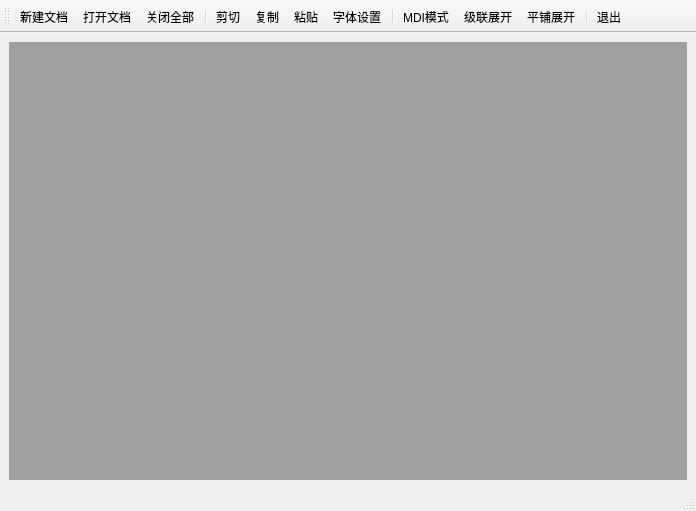
<?xml version="1.0" encoding="UTF-8"?>
<ui version="4.0">
 <class>myMainWindow</class>
 <widget class="QMainWindow" name="myMainWindow">
  <property name="geometry">
   <rect>
    <x>0</x>
    <y>0</y>
    <width>696</width>
    <height>511</height>
   </rect>
  </property>
  <property name="windowTitle">
   <string>myMainWindow</string>
  </property>
  <widget class="QWidget" name="centralwidget">
   <layout class="QGridLayout" name="gridLayout">
    <item row="0" column="0">
     <widget class="QMdiArea" name="mdiArea"/>
    </item>
   </layout>
  </widget>
  <widget class="QStatusBar" name="statusbar"/>
  <widget class="QToolBar" name="toolBar">
   <property name="windowTitle">
    <string>toolBar</string>
   </property>
   <property name="toolButtonStyle">
    <enum>Qt::ToolButtonTextUnderIcon</enum>
   </property>
   <attribute name="toolBarArea">
    <enum>TopToolBarArea</enum>
   </attribute>
   <attribute name="toolBarBreak">
    <bool>false</bool>
   </attribute>
   <addaction name="actDoc_New"/>
   <addaction name="actDoc_Open"/>
   <addaction name="actClose_All"/>
   <addaction name="separator"/>
   <addaction name="actCut"/>
   <addaction name="actCopy"/>
   <addaction name="actPaste"/>
   <addaction name="actFont"/>
   <addaction name="separator"/>
   <addaction name="actMDI_Model"/>
   <addaction name="actCasde_Open"/>
   <addaction name="actArea_Open"/>
   <addaction name="separator"/>
   <addaction name="actExit"/>
  </widget>
  <action name="actDoc_New">
   <property name="icon">
    <iconset resource="img.qrc">
     <normaloff>:/image/image/new.jfif</normaloff>:/image/image/new.jfif</iconset>
   </property>
   <property name="text">
    <string>新建文档</string>
   </property>
  </action>
  <action name="actDoc_Open">
   <property name="icon">
    <iconset resource="img.qrc">
     <normaloff>:/image/image/open.jfif</normaloff>:/image/image/open.jfif</iconset>
   </property>
   <property name="text">
    <string>打开文档</string>
   </property>
  </action>
  <action name="actClose_All">
   <property name="icon">
    <iconset resource="img.qrc">
     <normaloff>:/image/image/close.jfif</normaloff>:/image/image/close.jfif</iconset>
   </property>
   <property name="text">
    <string>关闭全部</string>
   </property>
  </action>
  <action name="actCut">
   <property name="icon">
    <iconset resource="img.qrc">
     <normaloff>:/image/image/cut.jfif</normaloff>:/image/image/cut.jfif</iconset>
   </property>
   <property name="text">
    <string>剪切</string>
   </property>
  </action>
  <action name="actCopy">
   <property name="icon">
    <iconset resource="img.qrc">
     <normaloff>:/image/image/copy.jfif</normaloff>:/image/image/copy.jfif</iconset>
   </property>
   <property name="text">
    <string>复制</string>
   </property>
  </action>
  <action name="actPaste">
   <property name="icon">
    <iconset resource="img.qrc">
     <normaloff>:/image/image/paste.jfif</normaloff>:/image/image/paste.jfif</iconset>
   </property>
   <property name="text">
    <string>粘贴</string>
   </property>
  </action>
  <action name="actFont">
   <property name="icon">
    <iconset resource="img.qrc">
     <normaloff>:/image/image/font.jfif</normaloff>:/image/image/font.jfif</iconset>
   </property>
   <property name="text">
    <string>字体设置</string>
   </property>
  </action>
  <action name="actMDI_Model">
   <property name="icon">
    <iconset resource="img.qrc">
     <normaloff>:/image/image/toolbarlab.jfif</normaloff>:/image/image/toolbarlab.jfif</iconset>
   </property>
   <property name="text">
    <string>MDI模式</string>
   </property>
  </action>
  <action name="actCasde_Open">
   <property name="icon">
    <iconset resource="img.qrc">
     <normaloff>:/image/image/Redo.jpg</normaloff>:/image/image/Redo.jpg</iconset>
   </property>
   <property name="text">
    <string>级联展开</string>
   </property>
  </action>
  <action name="actArea_Open">
   <property name="icon">
    <iconset resource="img.qrc">
     <normaloff>:/image/image/Undo.png</normaloff>:/image/image/Undo.png</iconset>
   </property>
   <property name="text">
    <string>平铺展开</string>
   </property>
  </action>
  <action name="actExit">
   <property name="icon">
    <iconset resource="img.qrc">
     <normaloff>:/image/image/redX.jpg</normaloff>:/image/image/redX.jpg</iconset>
   </property>
   <property name="text">
    <string>退出</string>
   </property>
  </action>
 </widget>
 <resources>
  <include location="img.qrc"/>
 </resources>
 <connections/>
</ui>
